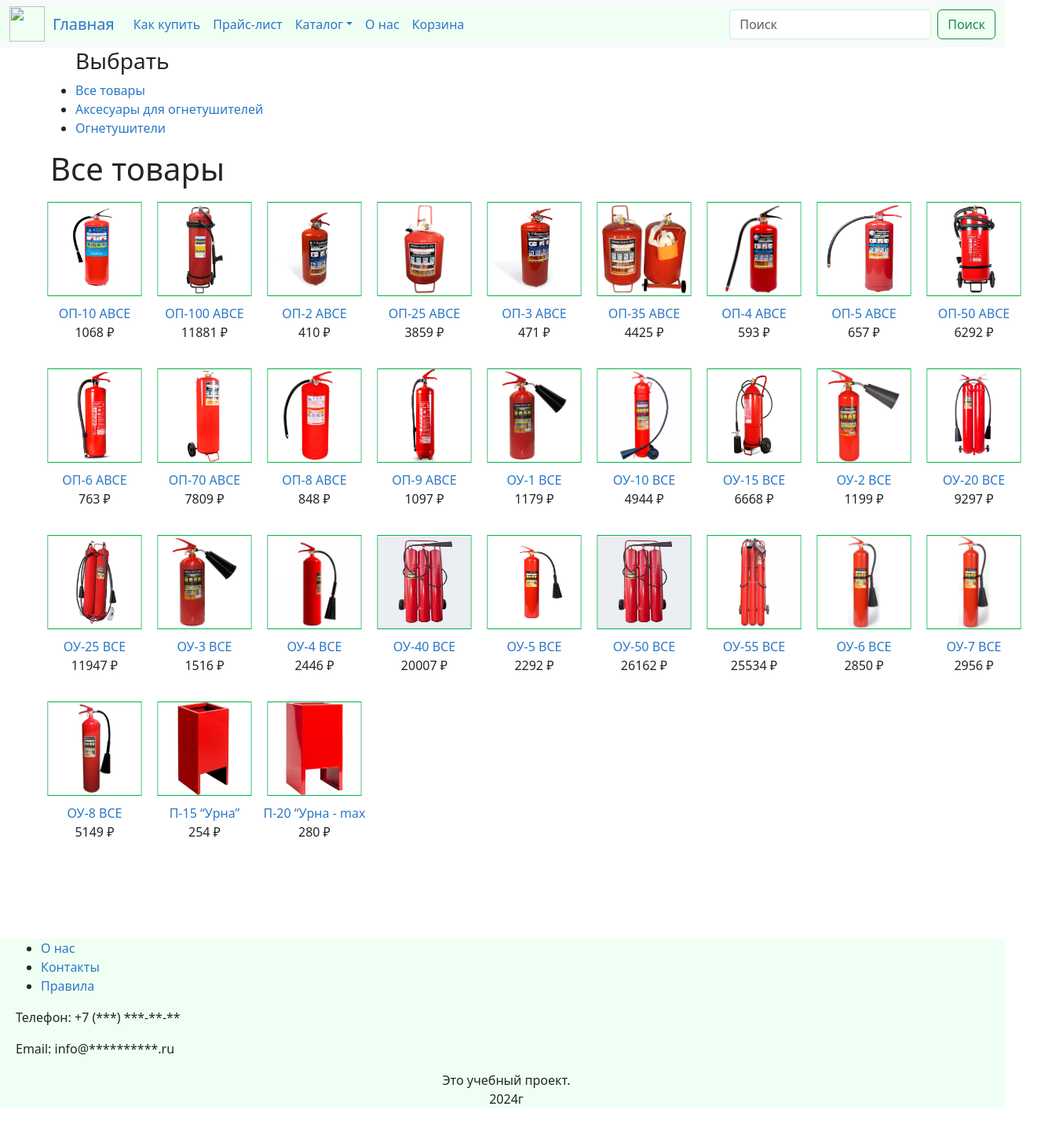
The app's page /, older data.
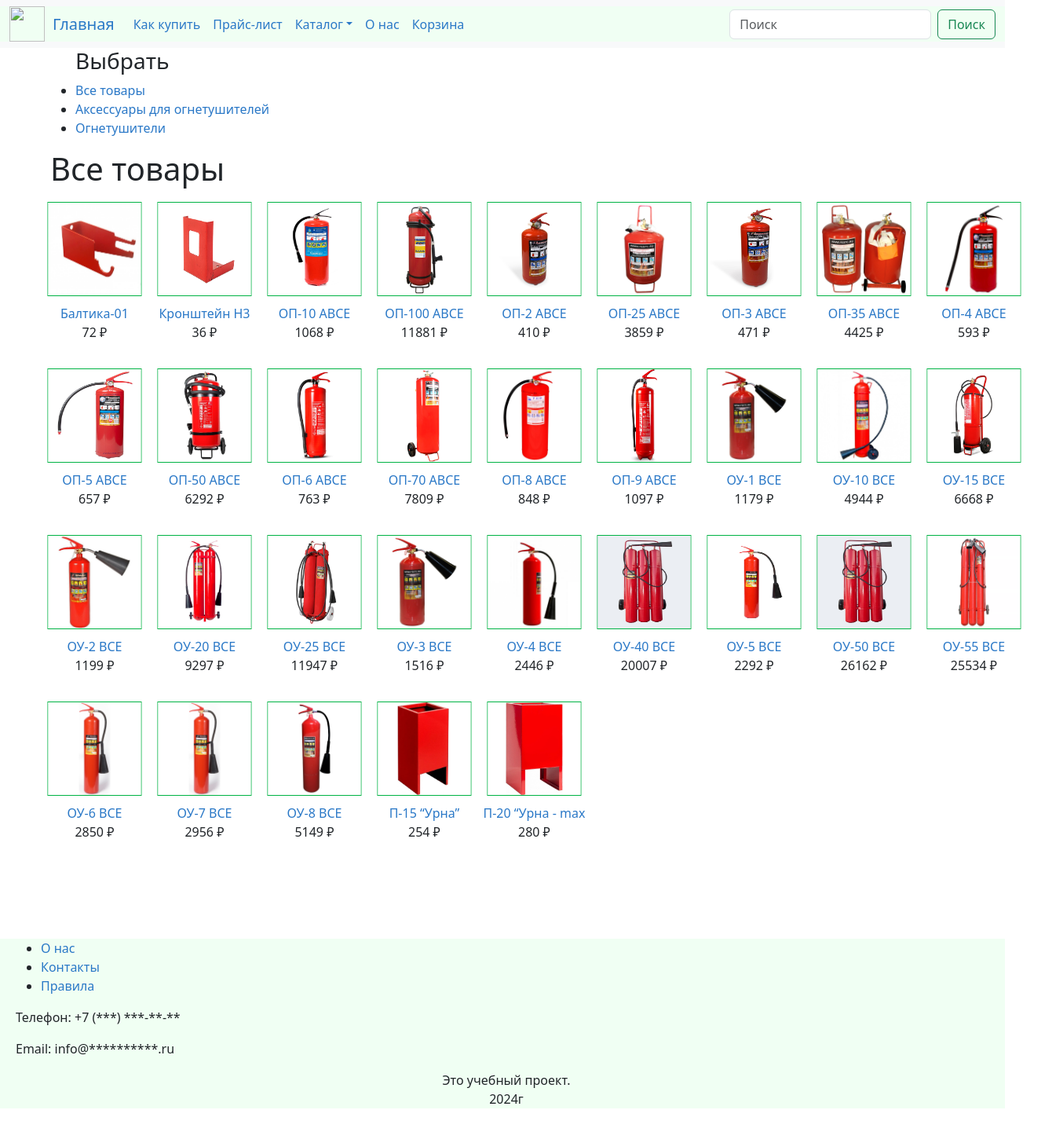
The same page, newer data.
### shop/models.py (models this page shows, shortened)
class Category(models.Model):                         # категория
    name = models.CharField(
        max_length=100,
        unique=True,
        verbose_name='Категории товара'
    )
    slug = models.SlugField(
        max_length=100,
        unique=True,
        verbose_name='URL-категории товара'
    )
    class Meta:
        ordering = ['name']
        verbose_name = 'Категория товара'
        verbose_name_plural = 'Категории товаров'
    def get_absolute_url(self):
        return reverse(
            'shop:product_list_by_category',
            args=[self.slug]
        )

class Product(models.Model):
    name = models.CharField(max_length=100, verbose_name='Наименование')  # наименование
    product_code = models.IntegerField(default=0, verbose_name='Код товара')  # код товара
    price = models.DecimalField(max_digits=7, decimal_places=0, verbose_name='Цена')  # цена
    image = models.ImageField(upload_to='product_img', verbose_name='Фото')  # адреса картинок
    description = models.TextField(blank=True, verbose_name='Описание')  # описание
    created_at = models.DateTimeField(auto_now_add=True, verbose_name='Создание товара')  # создание товара
    updated_at = models.DateTimeField(auto_now=True, verbose_name='Изменение товара')  # изменение товара (описания или изменение цены)
    available = models.BooleanField(default=True, verbose_name='Наличие товара')  # товар доступен или нет
    slug = models.SlugField(max_length=100, unique=True, verbose_name='URL-товара')  # для ссылок поисковых машин
    category = models.ForeignKey(
        Category,
        on_delete=models.CASCADE,
        verbose_name='Категория товара'
    )
    construction = models.ForeignKey(
        ProductConstruction,
        on_delete=models.CASCADE,
        blank=True,
        null=True,
        verbose_name='Конструкция товара'
    )
    fire_class = models.ForeignKey(
        ProductFireclass,
        on_delete=models.CASCADE,
        null=True,
        blank=True,
        verbose_name='Класс пожара'
    )
    usage = models.ForeignKey(
        ProductUsage,
        on_delete=models.CASCADE,
        verbose_name='Применение товара'
    )
    rang_model_hearth = models.ForeignKey(
        ProductRangModelHearth,
        on_delete=models.CASCADE,
        null=True,
        blank=True,
        verbose_name='Модельный очаг пожара'
    )
    product_type = models.ForeignKey(
        ProductType,
        on_delete=models.CASCADE,
        verbose_name='Тип товара'
    )
    class Meta:
        ordering = ['name']
        verbose_name = 'Товара'
        verbose_name_plural = 'Все товары'
    def get_absolute_url(self):
        return reverse(
            'shop:product_detail',
            args=[self.id, self.slug]
        )

### shop/views.py (the view)
def product_list(request, category_slug=None):
    category = None
    categories = Category.objects.all()
    products = Product.objects.filter(available=True)
    if category_slug:
        category = get_object_or_404(Category, slug=category_slug)
        products = products.filter(category=category)
    return render(
        request,
        'shop/product/list.html',
        {
            'category': category,
            'categories': categories,
            'products': products
        }
    )

### shop/templates/shop/product/list.html (shortened to what this page needs)
{% extends "shop/base.html" %}
{% load static %}
{% block content %}
  <div class="body_list">
    <div id="sidebar">
      <ul>
        <h3>Выбрать</h3>
        <li {% if not category %}{% endif %}>
          <a href="{% url "shop:product_list" %}">Все товары</a>
        </li>
        {% for c in categories %}
          <li {% if category.slug == c.slug %}{% endif %}>
            <a href="{{ c.get_absolute_url }}">{{ c.name }}</a>
          </li>
        {% endfor %}
      </ul>
    </div>
    <div id="main" class="product-list">
      <h1>{% if category %}{{ category.name }}{% else %}Все товары{% endif %}</h1>
    </div>
    <div class="gallery">
      {% for product in products %}
          <div>
            <a href="{{ product.get_absolute_url }}">
              <img src="{% if product.image %}{{ product.image.url }}{% else %}{% static "images/no_image.png" %}{% endif %}" alt="{{ product.name }}">
              </a>
              <div class="item">
                <a href="{{ product.get_absolute_url }}">{{ product.name }}</a>
                <br>
                {{ product.price }} ₽
                <br>
                <br>
              </div>
          </div>
      {% endfor %}
    </div>
  </div>
{% endblock %}

### shop/templates/shop/base.html (shortened to what this page needs)
{% load static %}
<!DOCTYPE html>
<html lang="ru">
<head>
  <link href="{% static "css/style_product_detail.css" %}" rel="stylesheet">
  <link href="{% static "css/style_product_list.css" %}" rel="stylesheet">
  <link href="{% static "css/style_cart_detail.css" %}" rel="stylesheet">
  <link href="https://cdn.jsdelivr.net/npm/bootstrap@5.3.3/dist/css/bootstrap.min.css" rel="stylesheet">
</head>
<body>
  <div class="header">
    <nav class="navbar navbar-expand-lg bg-body-tertiary">
      <div class="container-fluid" style="background-color: #f0fff3;">
        <img class="favicon" src="/static/images/favicon.png">
        <a class="navbar-brand" href="#">Главная</a>
        <div class="collapse navbar-collapse" id="navbarSupportedContent">
          <ul class="navbar-nav me-auto mb-2 mb-lg-0">
            <li class="nav-item">
              <a class="nav-link" href="#">Как купить</a>
            </li>
            <li class="nav-item">
              <a class="nav-link" href="#">Прайс-лист</a>
            </li>
            <li class="nav-item dropdown">
              <a class="nav-link dropdown-toggle" href="#" role="button" data-bs-toggle="dropdown" aria-expanded="false">Каталог</a>
            </li>
            <li class="nav-item">
              <a class="nav-link" href="#">О нас</a>
            </li>
            <li class="nav-item">
              <a class="nav-link" href="cart/cart/detail.html">Корзина</a>
            </li>
          </ul>
          <form class="d-flex" role="search">
            <input class="form-control me-2" type="search" placeholder="Поиск" aria-label="Поиск">
            <button class="btn btn-outline-success" type="submit">Поиск</button>
          </form>
        </div>
      </div>
    </nav>
  </div>
  <div id="content">
    {% block content %}
    {% endblock %}
  </div>
  <footer style="margin-top: 60px; background-color: #f0fff3;">
    <div style="margin: 100px 10px 1px 20px;">
      <nav>
        <ul>
          <li><a href='#'>О нас</a></li>
          <li><a href='#'>Контакты</a></li>
          <li><a href='#'>Правила</a></li>
        </ul>
      </nav>
      <p>Телефон: +7 (***) ***-**-**</p>
      <p>Email: info@**********.ru</p>
      <p style="text-align:center;">Это учебный проект. <br>2024г</p>
    </div>
  </footer>
</body>
</html>

### shop/static/css/style_product_detail.css (style rules this page uses)
.favicon { width: 45px; height: 45px; margin-right: 10px; }
a:link { text-decoration: none; color: #2a78c7; }

### shop/static/css/style_product_list.css (style rules this page uses)
.body_list { margin-left: 5%; width: 1280px; }
.gallery { display: flex; flex-wrap: wrap; width: 100vw; transform: translateX(-1%); }
.gallery img { width:120px; height:120px; margin: 10px; border:1px #00B344 solid; }
.item { text-align: center; }

### shop/templates/shop/base.html (style rules this page uses)
body { width: 1280px; }

Row changes from the older to the newer data that the page shows:
changed Category: name "Аксесуары для огнетушителей" → "Аксеcсуары для огнетушителей"
added Product: image (picture), name "Балтика-01", price "72"
added Product: image (picture), name "Кронштейн H3", price "36"
